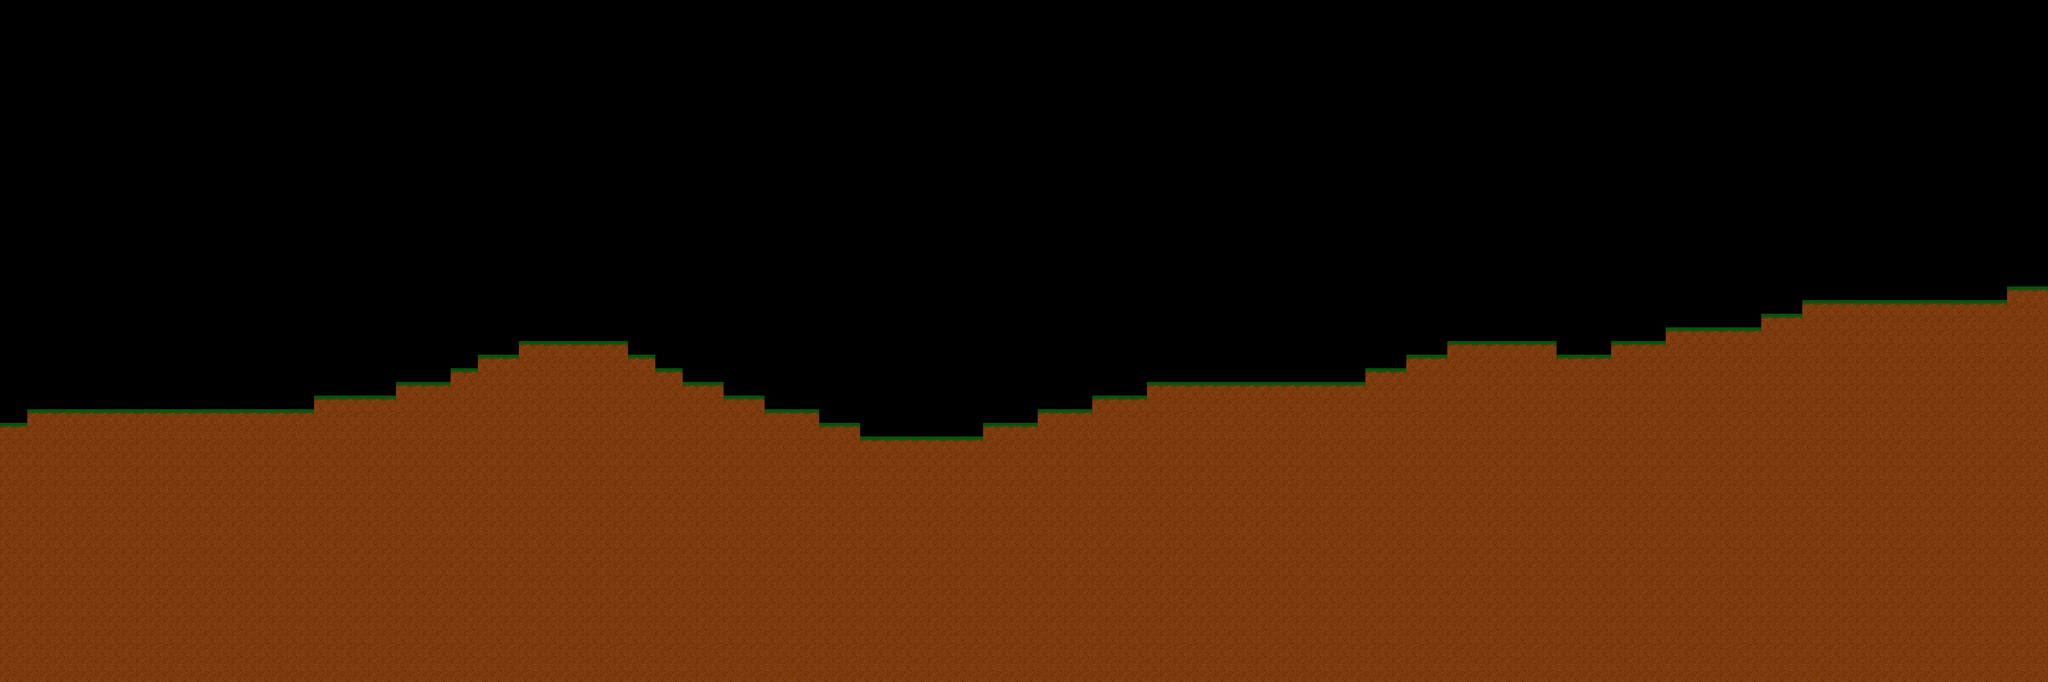

Rendered tile map (Tiled .tmx) drawn with the repository's tilesets; below, a short description and the map source with its tile grids summarised:
An orthogonal 150x50 tile map with 20x20 px tiles, 1 tile layer (Tile Layer 1).

<map version="1.0" tiledversion="1.1.5" orientation="orthogonal" renderorder="right-down" width="150" height="50" tilewidth="20" tileheight="20" infinite="0" nextobjectid="1">
 <tileset firstgid="1" source="Sheet.tsx" />
 <layer name="Tile Layer 1" width="150" height="50">
  <data>[7500 cells, 3411 non-empty, 2 distinct tile ids]</data>
 </layer>
</map>
